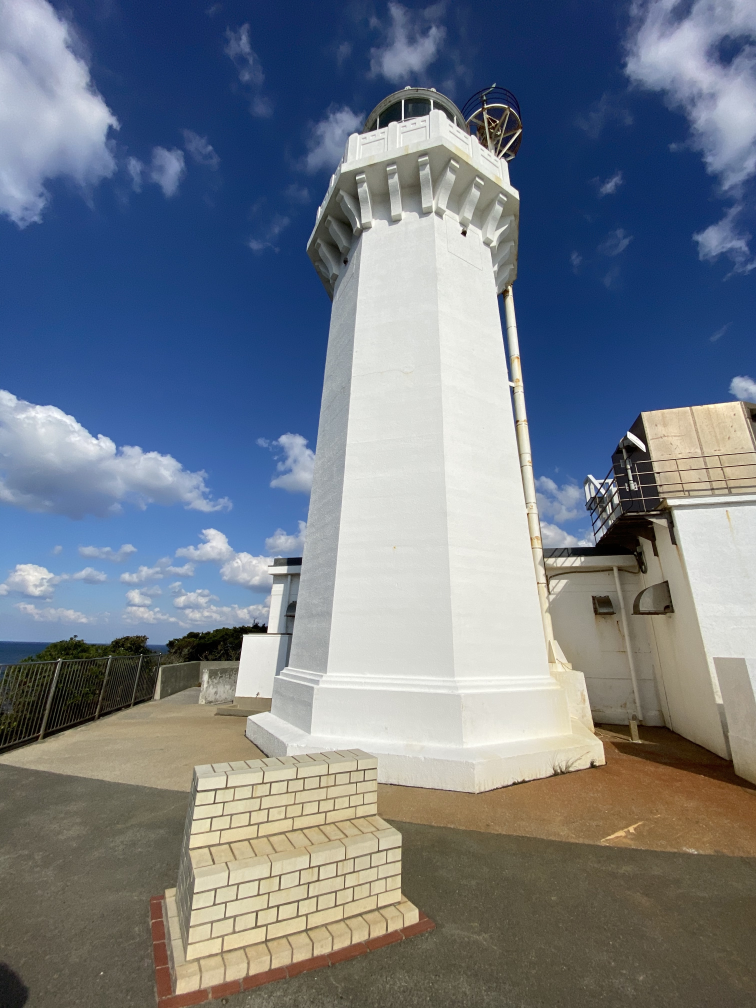
#> input picture img/tower.jpg, 3024 x 4032 px (shown at 1/4 size)
$ jupyter execute blur.ipynb
#> lines starting #> are read from the running program, lines starting #| are printed output that depends on the picture
# cv2.blur(img,ax,ay)
#### 概要
平均値フィルタを用いて画像を平滑化する関数。

とにかく画像をボカしたい　そんなあなたにオススメ

#### 引数
img・・入力画像

ax ・・フィルタの横幅サイズ

ay  ・・フィルタの縦幅サイズ

[cell 1]
import cv2
import matplotlib.pyplot as plt
from ipywidgets import interact

[cell 2]
img  = cv2.imread("../../img/tower.jpg")
#> img is the input picture: shape (4032, 3024, 3); mean B, G, R 134.8, 123.8, 115.4
#> the sliders are set to N = 101
plt.figure(figsize = (30,5))

vals = (val_start,val_end,val_step) = 1,201,2
default = 5

@interact(N = vals)
def main(N = default):

#> called with N = 101
    plt.subplots_adjust(wspace=0.4, hspace=0.6)
    img_blar = cv2.blur(img, (N,N))#平均値フィルタ
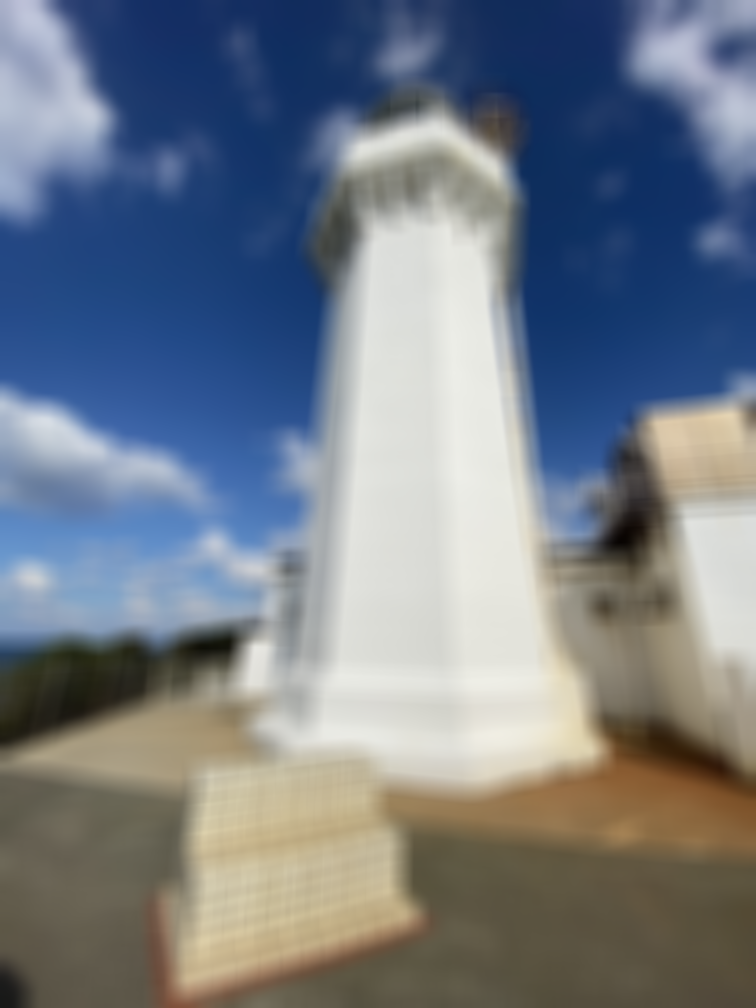
#> img_blar: shape (4032, 3024, 3) (shown at 1/4 size); mean B, G, R 134.8, 123.8, 115.4

    #元画像
    plt.subplot(1,2,1)
    plt.title("origin")
    plt.imshow(cv2.cvtColor(img, cv2.COLOR_BGR2RGB))
    #ぼかした画像
    plt.subplot(1,2,2)
    plt.title("average filter")
    plt.imshow(cv2.cvtColor(img_blar, cv2.COLOR_BGR2RGB))


    plt.show()
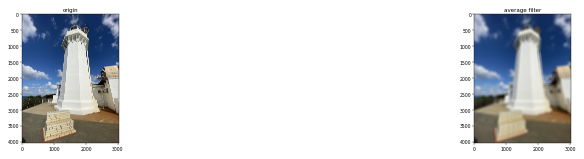
#> figure drawn by matplotlib, 2 panels

$ run again, with img/girl.jpg copied over img/tower.jpg
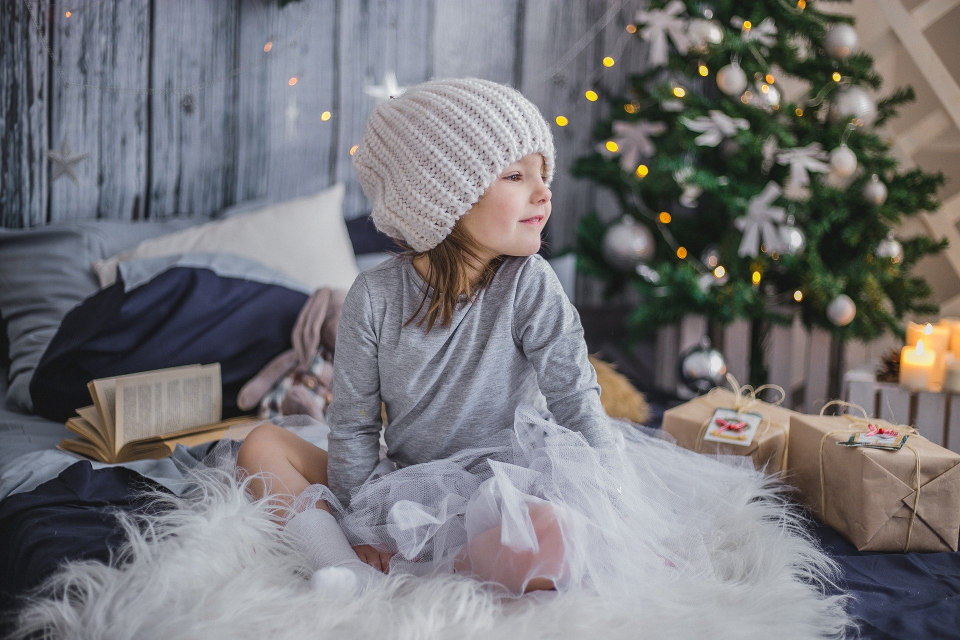
#> input picture img/girl.jpg, 1920 x 1280 px (shown at 1/2 size)
#> img is the input picture: shape (1280, 1920, 3); mean B, G, R 119.5, 116.4, 117.6
#> in main, `img_blar = cv2.blur(img, (N,N))#平均値フィルタ`:
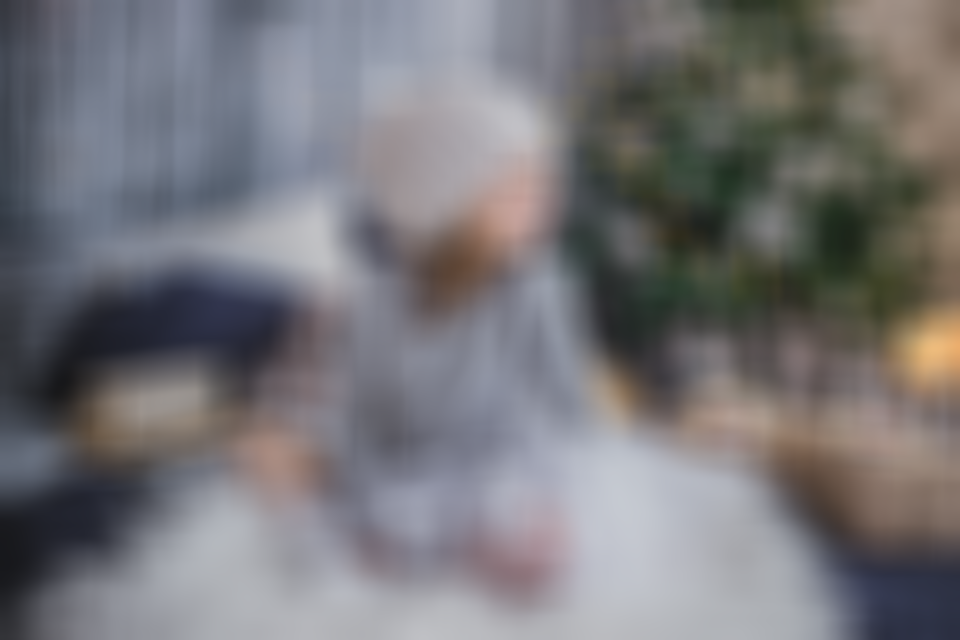
#> img_blar: shape (1280, 1920, 3) (shown at 1/2 size); mean B, G, R 119.5, 116.4, 117.6
#> in main, `plt.show()`:
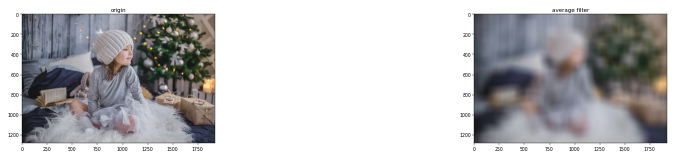
#> figure drawn by matplotlib, 2 panels
